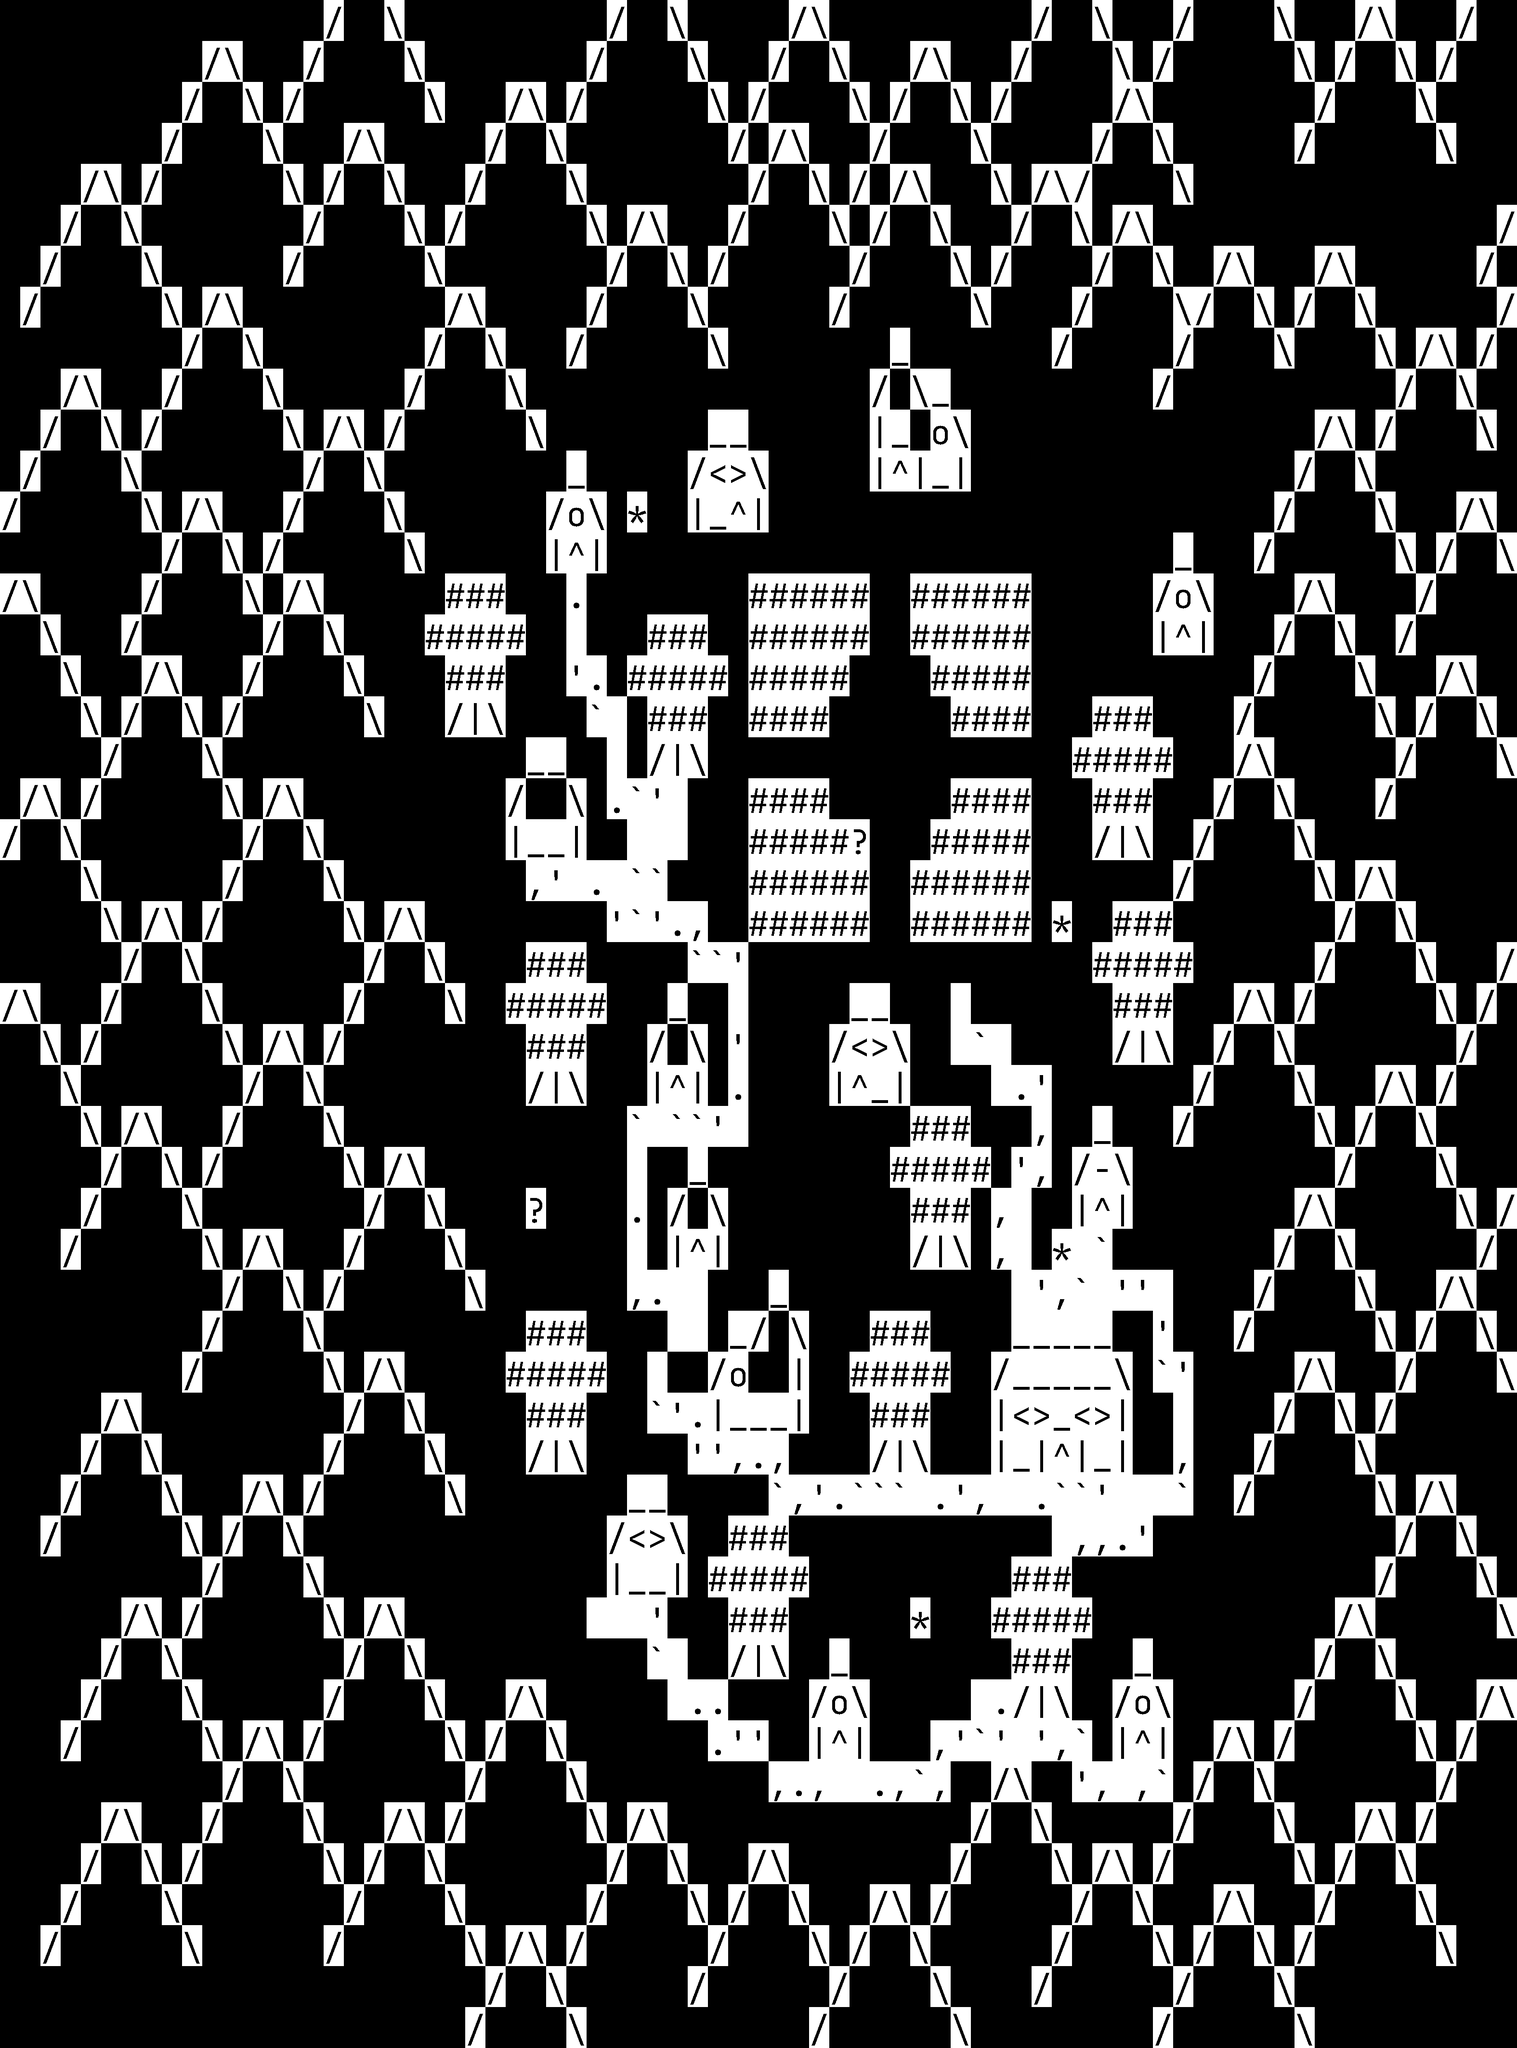

Below is a game level as drawn by its tile map, then a one-line description and the .tmx that defines it (tile-layer data replaced by summaries):
An orthogonal 75x50 tile map with 42x85 px tiles, 1 tile layer (Calque de Tuiles 1).

<map version="1.9" tiledversion="1.9.2" orientation="orthogonal" renderorder="right-down" width="75" height="50" tilewidth="42" tileheight="85" infinite="0" nextlayerid="2" nextobjectid="1">
 <tileset firstgid="1" source="Asci_tileset.tsx" />
 <layer id="1" name="Calque de Tuiles 1" width="75" height="50">
  <data>[3750 cells, 1027 non-empty, 18 distinct tile ids]</data>
 </layer>
</map>
